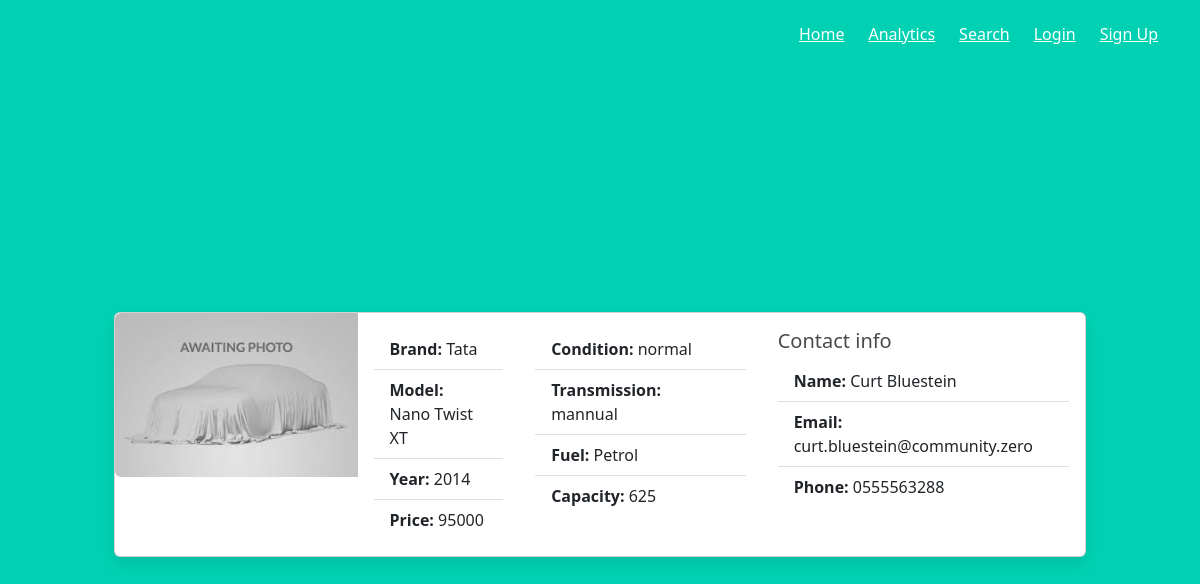
Screenshot of /search/1062 with the database file from the repository.
### website/models.py (models this page shows)
class Vehicle(db.Model):
    id = db.Column(db.Integer, primary_key=True) # primary keys are required by SQLAlchemy
    brand = db.Column(db.String(20))
    model = db.Column(db.String(20))
    year = db.Column(db.String(4))
    price = db.Column(db.String(8))
    condition = db.Column(db.String(20))
    transmission = db.Column(db.String(20))
    km_driven = db.Column(db.String(20))
    fuel = db.Column(db.String(20))
    capacity = db.Column(db.String(20))
    img = db.Column(db.String(500))
    img_name = db.Column(db.String(500))
    user_id = db.Column(db.Integer, db.ForeignKey('user.id'))

class User(UserMixin, db.Model):
    id = db.Column(db.Integer, primary_key=True) # primary keys are required by SQLAlchemy
    email = db.Column(db.String(50), unique=True)
    full_name = db.Column(db.String(20))
    password = db.Column(db.String(100))
    phone_number = db.Column(db.String(15))
    state = db.Column(db.String(50))
    city = db.Column(db.String(50))
    gender = db.Column(db.String(10))
    profession = db.Column(db.String(50))
    addition_details = db.Column(db.Text)
    img = db.Column(db.String(500))
    img_name = db.Column(db.String(500))
    vehicles = db.relationship('Vehicle') # One to many

### website/views.py (the view)
@views.route('/search/<int:id>')
def display_vehicle(id):
    vehicle = Vehicle.query.filter_by(id=id).first()
    if vehicle:
        if vehicle.img:
            vehicle_img = base64.b64encode(vehicle.img).decode()  # Convert BLOB to binary 64
        else:
            vehicle_img = None
        user = User.query.filter_by(id=vehicle.user_id).first()
        return render_template('display_vehicle.html', vehicle=vehicle, vehicle_img=vehicle_img, user=user)
    return render_template('404.html')

### website/templates/display_vehicle.html (shortened to what this page needs)
{% extends "base.html" %}
{% import "bootstrap/wtf.html" as wtf %}
{% block content %}
  <div class="card mb-0" style="max-width: 90%; margin: auto;">
    <div class="row g-0">
      <div class="col-md-3">
        {% if vehicle_img != none %}
          <img class="img-fluid rounded-start">
        {% else %}
          <img src="{{ url_for('static', filename='images/default_vehicle_img.jpg') }}" class="img-fluid rounded-start">
        {% endif %}
      </div>
      <div class="col-md-2">
        <div class="card-body">
          <ul class="list-group list-group-flush">
            <li class="list-group-item"><span class="bold_text">Brand: </span> {{ vehicle.brand }} </li>
            <li class="list-group-item"><span class="bold_text">Model: </span> {{ vehicle.model }} </li>
            <li class="list-group-item"><span class="bold_text">Year: </span> {{ vehicle.year }} </li>
            <li class="list-group-item"><span class="bold_text">Price: </span> {{ vehicle.price }} </li>
          </ul>
        </div>
      </div>
      <div class="col-md-3">
        <div class="card-body">
          <ul class="list-group list-group-flush">
            <li class="list-group-item"><span class="bold_text">Condition: </span> {{ vehicle.condition }} </li>
            <li class="list-group-item"><span class="bold_text">Transmission: </span> {{ vehicle.transmission }} </li>
            <li class="list-group-item"><span class="bold_text">Fuel: </span> {{ vehicle.fuel }} </li>
            <li class="list-group-item"><span class="bold_text">Capacity: </span> {{ vehicle.capacity }} </li>
          </ul>
        </div>
      </div>
      <div class="col-md-4">
        <div class="card-body">
          <h5>Contact info</h5>
          <ul class="list-group list-group-flush">
            <li class="list-group-item"><span class="bold_text">Name: </span> {{ user.full_name }} </li>
            <li class="list-group-item"><span class="bold_text">Email: </span> {{ user.email }} </li>
            <li class="list-group-item"><span class="bold_text">Phone: </span> {{ user.phone_number }} </li>
          </ul>
        </div>
      </div>
    </div>
  </div>
{% endblock %}

### website/static/styles/style_profile.css (style rules this page uses)
.card { text-align: left; }
.bold_text { font-weight: bold; }

### rows the page displays
Vehicle: brand "Tata", model "Nano Twist XT", year "2014", price "95000", condition "normal", transmission "mannual", fuel "Petrol", capacity "625"
User: full_name "Curt Bluestein", email "curt.bluestein@community.zero", phone_number "0555563288"
